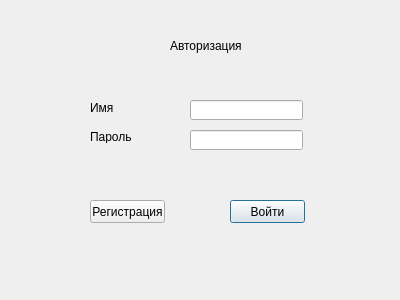
<?xml version="1.0" encoding="UTF-8"?>
<ui version="4.0">
 <class>autorization</class>
 <widget class="QDialog" name="autorization">
  <property name="geometry">
   <rect>
    <x>0</x>
    <y>0</y>
    <width>400</width>
    <height>300</height>
   </rect>
  </property>
  <property name="windowTitle">
   <string>Dialog</string>
  </property>
  <widget class="QLineEdit" name="login">
   <property name="geometry">
    <rect>
     <x>190</x>
     <y>100</y>
     <width>113</width>
     <height>20</height>
    </rect>
   </property>
  </widget>
  <widget class="QLabel" name="label">
   <property name="geometry">
    <rect>
     <x>90</x>
     <y>100</y>
     <width>71</width>
     <height>16</height>
    </rect>
   </property>
   <property name="text">
    <string>Имя</string>
   </property>
  </widget>
  <widget class="QPushButton" name="pushButton">
   <property name="geometry">
    <rect>
     <x>230</x>
     <y>200</y>
     <width>75</width>
     <height>23</height>
    </rect>
   </property>
   <property name="text">
    <string>Войти</string>
   </property>
  </widget>
  <widget class="QLabel" name="label_2">
   <property name="geometry">
    <rect>
     <x>90</x>
     <y>130</y>
     <width>47</width>
     <height>13</height>
    </rect>
   </property>
   <property name="text">
    <string>Пароль</string>
   </property>
  </widget>
  <widget class="QLineEdit" name="password">
   <property name="geometry">
    <rect>
     <x>190</x>
     <y>130</y>
     <width>113</width>
     <height>20</height>
    </rect>
   </property>
  </widget>
  <widget class="QPushButton" name="Registration">
   <property name="geometry">
    <rect>
     <x>90</x>
     <y>200</y>
     <width>75</width>
     <height>23</height>
    </rect>
   </property>
   <property name="text">
    <string>Регистрация</string>
   </property>
  </widget>
  <widget class="QLabel" name="label_3">
   <property name="geometry">
    <rect>
     <x>170</x>
     <y>30</y>
     <width>71</width>
     <height>31</height>
    </rect>
   </property>
   <property name="text">
    <string>Авторизация</string>
   </property>
  </widget>
 </widget>
 <resources/>
 <connections/>
</ui>
